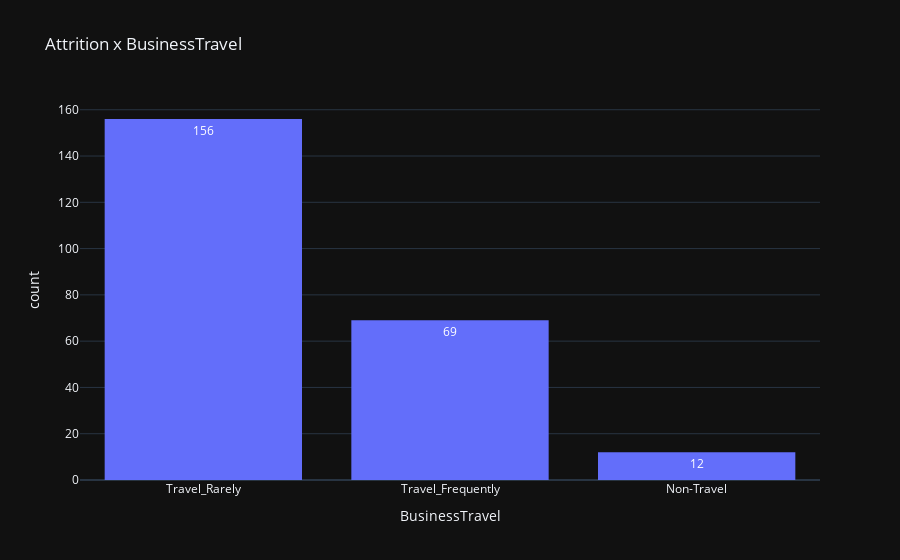
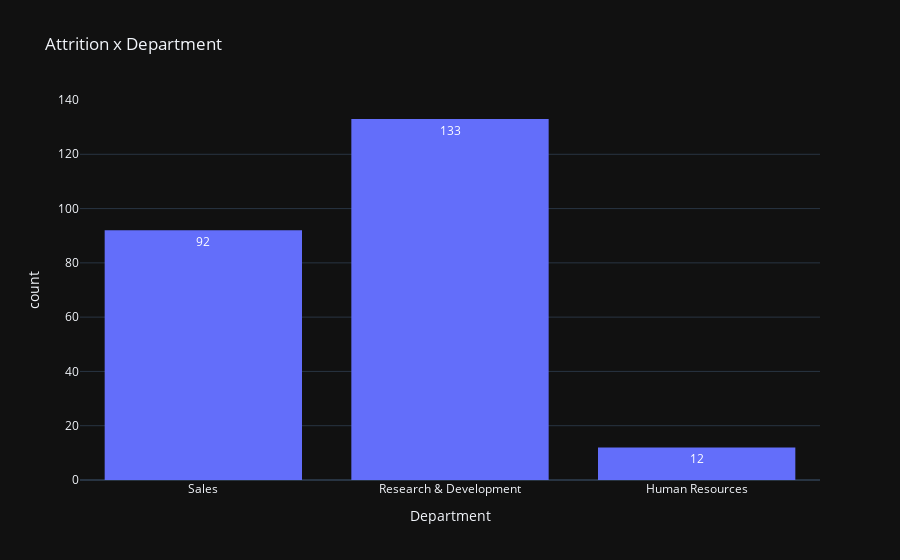
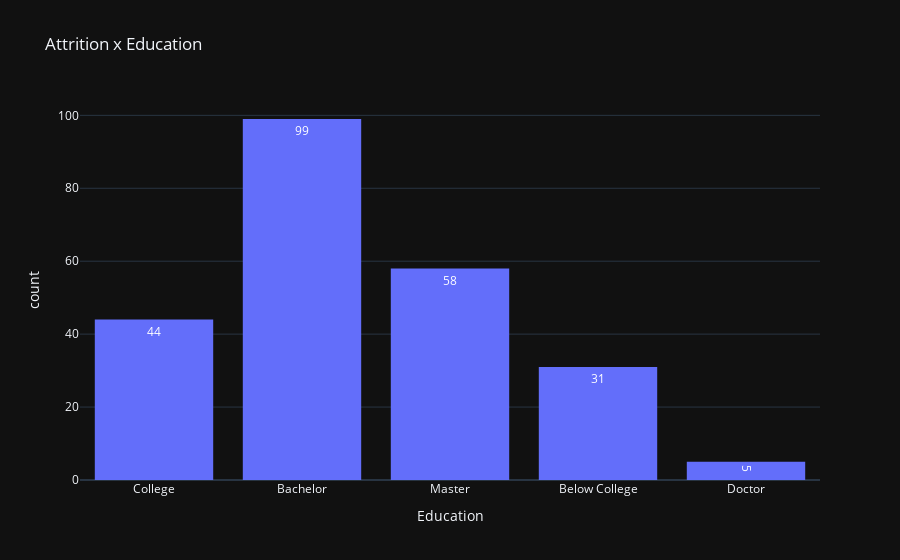
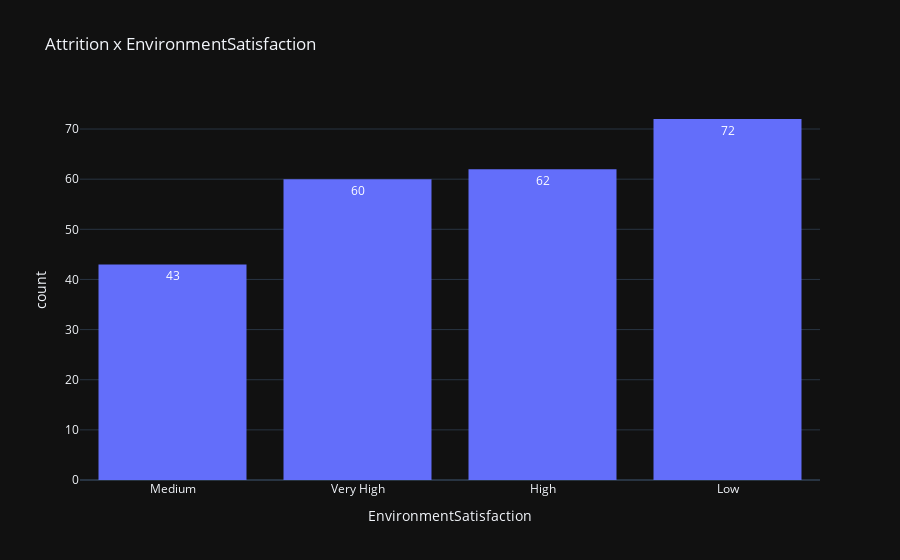

Notebook source saved alongside these figures, in order:
### Code cell
# Creating visualizations for categorical values
barplot('BusinessTravel')
barplot('Department')
barplot('Education')
barplot('EnvironmentSatisfaction')
barplot('EducationField')
barplot('Gender')
barplot('JobInvolvement')
barplot('JobSatisfaction')
barplot('WorkLifeBalance')
barplot('PerformanceRating')
barplot('JobRole')
barplot('MaritalStatus')
barplot('RelationshipSatisfaction')
barplot('OverTime')

### Figure 1 — Plotly figure (JSON) as saved in the notebook; plotly's stock layout.template omitted (floating-point values rounded to 4 significant figures; data arrays with more than 128 entries replaced by an {"elided": "..."} marker saying what was removed)
{"data": [{"alignmentgroup": "True", "bingroup": "x", "hovertemplate": "BusinessTravel=%{x}<br>count=%{y}<extra></extra>", "legendgroup": "", "marker": {"color": "#636efa", "pattern": {"shape": ""}}, "name": "", "offsetgroup": "", "orientation": "v", "showlegend": false, "texttemplate": "%{value:d3-format}", "x": {"elided": "237 str values"}, "xaxis": "x", "yaxis": "y", "type": "histogram"}], "layout": {"xaxis": {"anchor": "y", "domain": [0.0, 1.0], "title": {"text": "BusinessTravel"}}, "yaxis": {"anchor": "x", "domain": [0.0, 1.0], "title": {"text": "count"}}, "legend": {"tracegroupgap": 0}, "title": {"text": "Attrition x BusinessTravel"}, "barmode": "relative"}}

### Figure 2 — Plotly figure (JSON) as saved in the notebook; plotly's stock layout.template omitted (floating-point values rounded to 4 significant figures; data arrays with more than 128 entries replaced by an {"elided": "..."} marker saying what was removed)
{"data": [{"alignmentgroup": "True", "bingroup": "x", "hovertemplate": "Department=%{x}<br>count=%{y}<extra></extra>", "legendgroup": "", "marker": {"color": "#636efa", "pattern": {"shape": ""}}, "name": "", "offsetgroup": "", "orientation": "v", "showlegend": false, "texttemplate": "%{value:d3-format}", "x": {"elided": "237 str values"}, "xaxis": "x", "yaxis": "y", "type": "histogram"}], "layout": {"xaxis": {"anchor": "y", "domain": [0.0, 1.0], "title": {"text": "Department"}}, "yaxis": {"anchor": "x", "domain": [0.0, 1.0], "title": {"text": "count"}}, "legend": {"tracegroupgap": 0}, "title": {"text": "Attrition x Department"}, "barmode": "relative"}}

### Figure 3 — Plotly figure (JSON) as saved in the notebook; plotly's stock layout.template omitted (floating-point values rounded to 4 significant figures; data arrays with more than 128 entries replaced by an {"elided": "..."} marker saying what was removed)
{"data": [{"alignmentgroup": "True", "bingroup": "x", "hovertemplate": "Education=%{x}<br>count=%{y}<extra></extra>", "legendgroup": "", "marker": {"color": "#636efa", "pattern": {"shape": ""}}, "name": "", "offsetgroup": "", "orientation": "v", "showlegend": false, "texttemplate": "%{value:d3-format}", "x": {"elided": "237 str values"}, "xaxis": "x", "yaxis": "y", "type": "histogram"}], "layout": {"xaxis": {"anchor": "y", "domain": [0.0, 1.0], "title": {"text": "Education"}}, "yaxis": {"anchor": "x", "domain": [0.0, 1.0], "title": {"text": "count"}}, "legend": {"tracegroupgap": 0}, "title": {"text": "Attrition x Education"}, "barmode": "relative"}}

### Figure 4 — Plotly figure (JSON) as saved in the notebook; plotly's stock layout.template omitted (floating-point values rounded to 4 significant figures; data arrays with more than 128 entries replaced by an {"elided": "..."} marker saying what was removed)
{"data": [{"alignmentgroup": "True", "bingroup": "x", "hovertemplate": "EnvironmentSatisfaction=%{x}<br>count=%{y}<extra></extra>", "legendgroup": "", "marker": {"color": "#636efa", "pattern": {"shape": ""}}, "name": "", "offsetgroup": "", "orientation": "v", "showlegend": false, "texttemplate": "%{value:d3-format}", "x": {"elided": "237 str values"}, "xaxis": "x", "yaxis": "y", "type": "histogram"}], "layout": {"xaxis": {"anchor": "y", "domain": [0.0, 1.0], "title": {"text": "EnvironmentSatisfaction"}}, "yaxis": {"anchor": "x", "domain": [0.0, 1.0], "title": {"text": "count"}}, "legend": {"tracegroupgap": 0}, "title": {"text": "Attrition x EnvironmentSatisfaction"}, "barmode": "relative"}}
